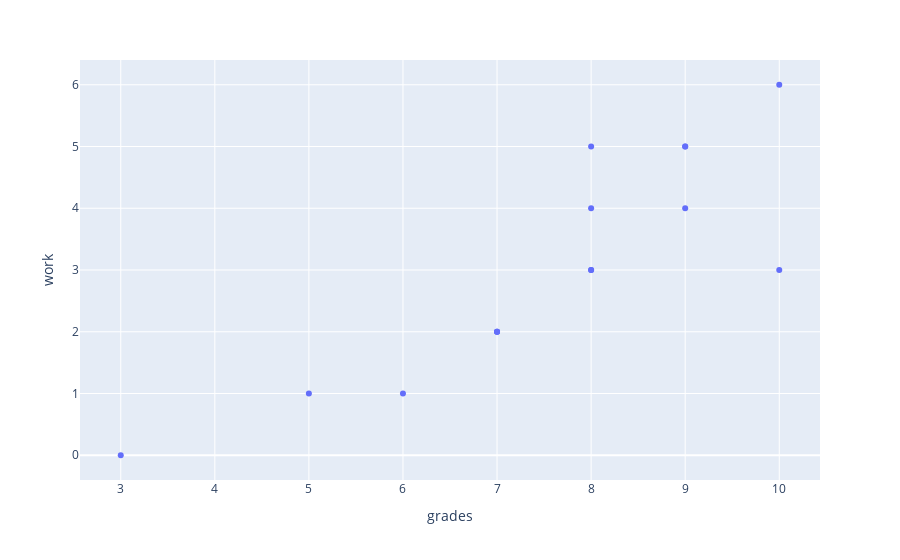

The cell this chart's notebook holds for it:
### Code cell
fig = px.scatter(df, x='grades', y='work')
#fig = px.scatter(x=[0, 1, 2, 3, 4], y=[0, 1, 4, 9, 16], width=800, height=400, hover_name = ['a','b','c','d','e'], size = [1,2,3,4,5], text=[1,2,3,4,5])

fig.show()

### Figure 1 — Plotly figure (JSON) as saved in the notebook; plotly's stock layout.template omitted (floating-point values rounded to 4 significant figures)
{"data": [{"hovertemplate": "grades=%{x}<br>work=%{y}<extra></extra>", "legendgroup": "", "marker": {"color": "#636efa", "symbol": "circle"}, "mode": "markers", "name": "", "orientation": "v", "showlegend": false, "type": "scatter", "x": [9, 8, 6, 10, 8, 8, 5, 7, 8, 9, 9, 10, 7, 3, 7], "xaxis": "x", "y": [5, 4, 1, 3, 3, 5, 1, 2, 3, 4, 5, 6, 2, 0, 2], "yaxis": "y"}], "layout": {"legend": {"tracegroupgap": 0}, "margin": {"t": 60}, "xaxis": {"anchor": "y", "domain": [0, 1], "title": {"text": "grades"}}, "yaxis": {"anchor": "x", "domain": [0, 1], "title": {"text": "work"}}}}
